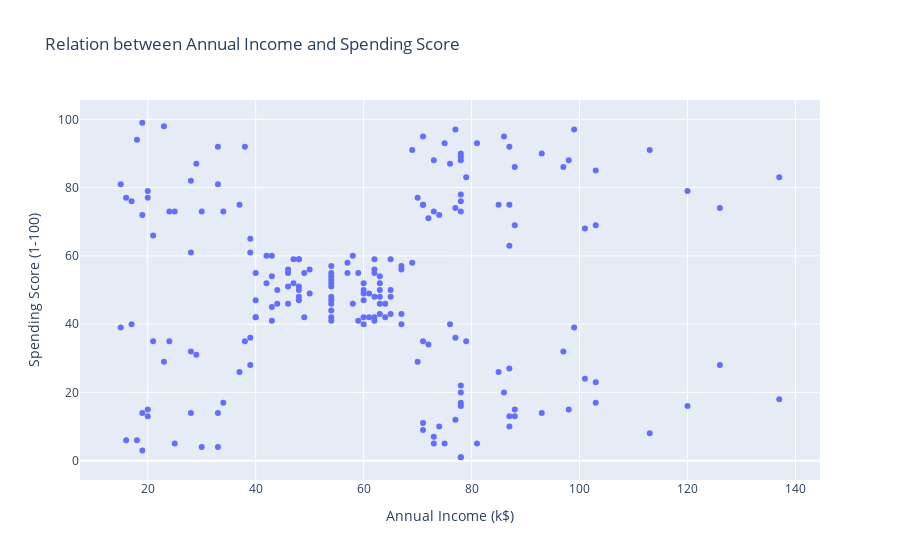

The code cell stored with this chart in its notebook:
### Code cell
#Scatter plot
px.scatter(data_frame= df,x='Annual Income (k$)',y='Spending Score (1-100)',title = 'Relation between Annual Income and Spending Score')

### Figure 1 — Plotly figure (JSON) as saved in the notebook; plotly's stock layout.template omitted (floating-point values rounded to 4 significant figures; data arrays with more than 128 entries replaced by an {"elided": "..."} marker saying what was removed)
{"data": [{"hovertemplate": "Annual Income (k$)=%{x}<br>Spending Score (1-100)=%{y}<extra></extra>", "legendgroup": "", "marker": {"color": "#636efa", "symbol": "circle"}, "mode": "markers", "name": "", "orientation": "v", "showlegend": false, "type": "scatter", "x": {"elided": "200 int values"}, "xaxis": "x", "y": {"elided": "200 int values"}, "yaxis": "y"}], "layout": {"autosize": true, "legend": {"tracegroupgap": 0}, "title": {"text": "Relation between Annual Income and Spending Score"}, "xaxis": {"anchor": "y", "autorange": true, "domain": [0, 1], "range": [7.617, 144.4], "title": {"text": "Annual Income (k$)"}, "type": "linear"}, "yaxis": {"anchor": "x", "autorange": true, "domain": [0, 1], "range": [-7.087, 107.1], "title": {"text": "Spending Score (1-100)"}, "type": "linear"}}}
